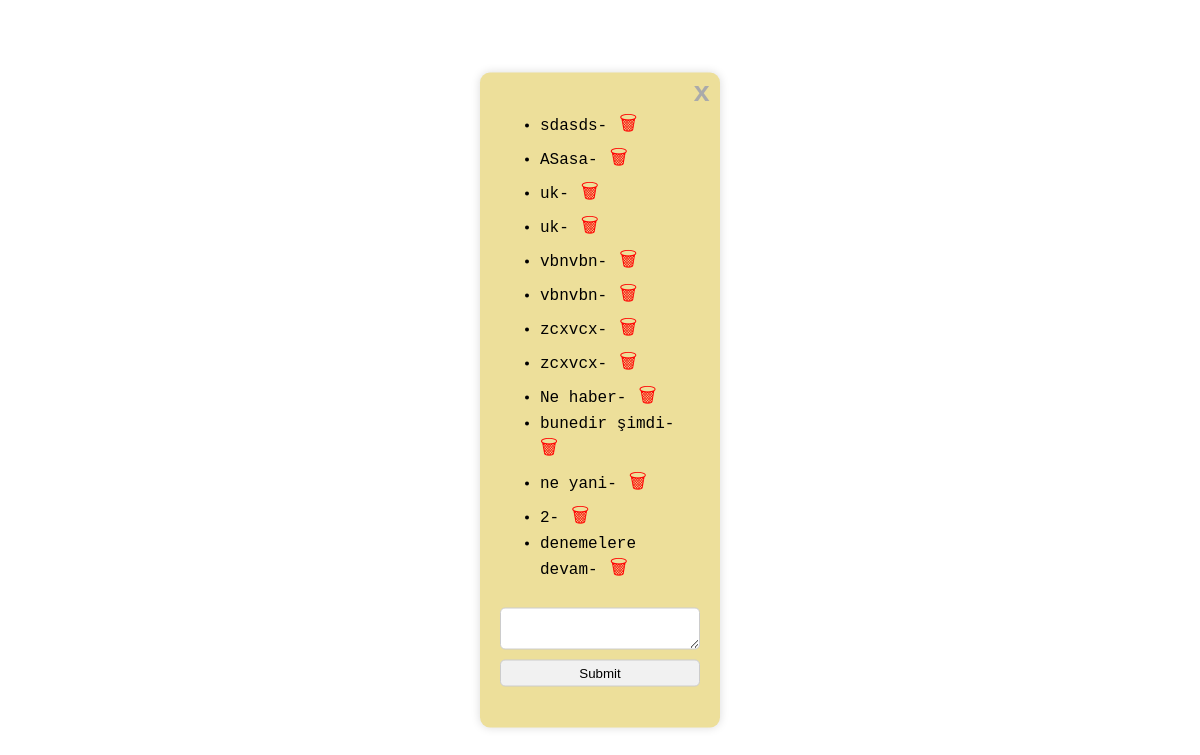
Before: /comment/5/ with the older database file.
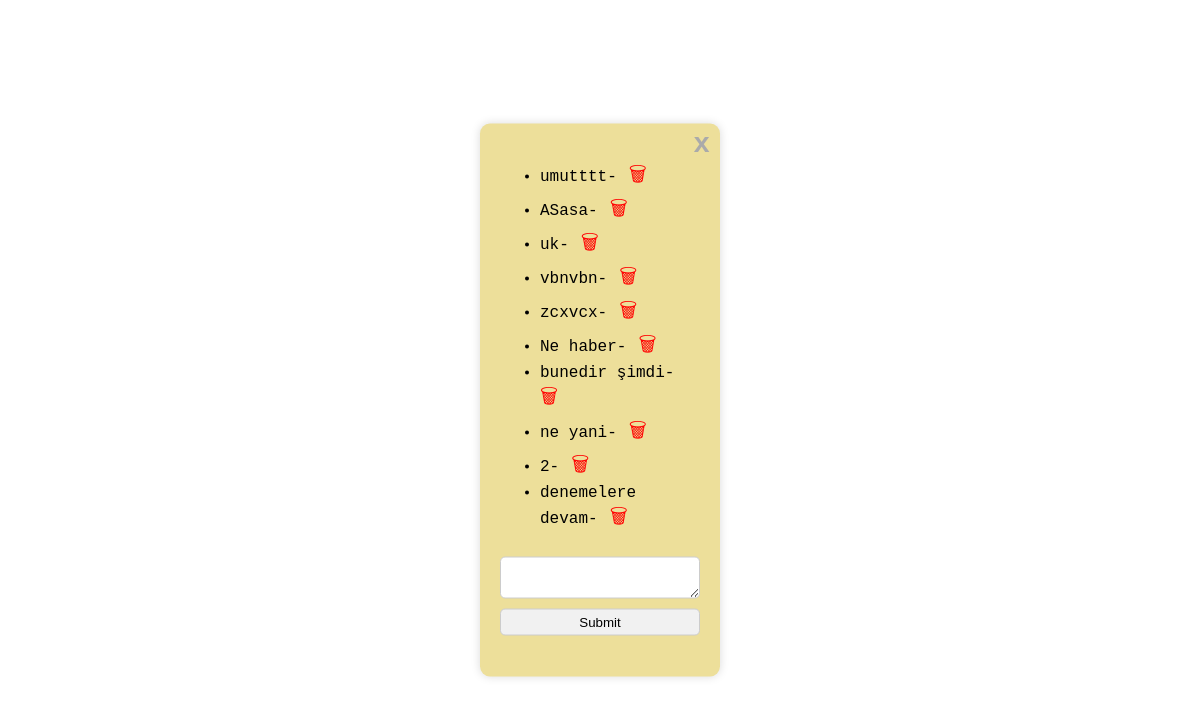
After: the same page with the newer database file.
### news/models.py (models this page shows, shortened)
class Comment(models.Model):
    news = models.ForeignKey(News, on_delete=models.CASCADE, related_name='comments')
    user = models.ForeignKey(User, on_delete=models.CASCADE)
    comment = models.TextField()
    created_at = models.DateTimeField(auto_now_add=True, blank=True, null=True)

### news/views.py (the view, shortened to what this page needs)
# urls.py: path('comment/<int:comment_id>/', comment_view, name='comment_view'),
def comment_view(request, comment_id):
    news = get_object_or_404(News, id=comment_id)
    comments = Comment.objects.filter(news=news).order_by('-created_at')
    context = {'comments': comments, 'news': news}
    return render(request, 'comments.html', context)

### templates/comments.html (shortened to what this page needs)
<div id="commentModal" class="modal">
    <div class="modal-content">
        <a href="{% url 'index' %}">
             <span class="close">x</span>
        </a>
            <ul id="commentList">
                {% for comment in comments %}
                    <li>{{ comment.comment }}-<a href="{% url 'delete_comment' comment.id %}" class="delete-icon"
                                                 title="Delete Item">
                        &#128465;
                    </a></li>
                {% endfor %}
            </ul>
            <form id="commentForm" method="post">
                <textarea name="comment" required></textarea>
                <button type="submit">Submit</button>
            </form>
    </div>
</div>

### templates/comments.html (style rules this page uses)
.modal-content { position: fixed; top: 50%; left: 50%; transform: translate(-50%, -50%); display: flex; flex-direction: column; align-items: center; font-family: 'Inconsolata', monospace; background-color: #eddf9a; padding: 20px; border-radius: 10px; box-shadow: 0 0 10px rgba(0, 0, 0, 0.15); width: 200px; }
.modal-content textarea, .modal-content input { margin: 5px 0; padding: 5px; border: 1px solid #ccc; border-radius: 5px; width: 100%; }
.modal-content button { margin: 5px 0; padding: 5px; border: 1px solid #ccc; border-radius: 5px; width: 100%; background-color: #f1f1f1; cursor: pointer; }
.close { position: absolute; right: 10px; top: 5px; color: #aaa; float: right; font-size: 28px; font-weight: bold; }
.delete-icon { color: red; font-size: 20px; text-decoration: none; }

Changed rows visible on the page:
removed Comment: comment "sdasds"
removed Comment: comment "uk"
removed Comment: comment "vbnvbn"
removed Comment: comment "zcxvcx"
added Comment: comment "umutttt"
